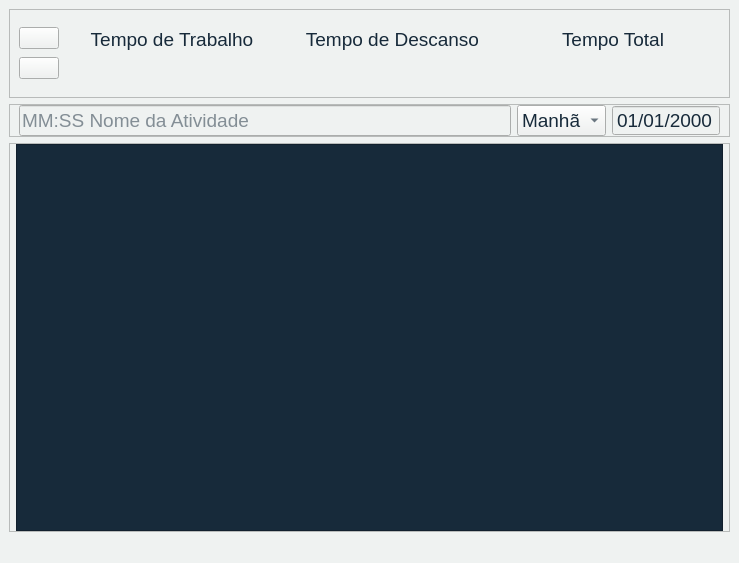
<?xml version="1.0" encoding="UTF-8"?>
<ui version="4.0">
 <class>MainWindow</class>
 <widget class="QMainWindow" name="MainWindow">
  <property name="geometry">
   <rect>
    <x>0</x>
    <y>0</y>
    <width>739</width>
    <height>563</height>
   </rect>
  </property>
  <property name="windowTitle">
   <string>MainWindow</string>
  </property>
  <property name="styleSheet">
   <string notr="true">background-color:#EFF2F1;
color:#172A3A;</string>
  </property>
  <widget class="QWidget" name="centralwidget">
   <property name="styleSheet">
    <string notr="true"/>
   </property>
   <layout class="QVBoxLayout" name="verticalLayout">
    <item>
     <widget class="QFrame" name="MetricasDeTempo">
      <property name="styleSheet">
       <string notr="true"/>
      </property>
      <property name="frameShape">
       <enum>QFrame::Shape::StyledPanel</enum>
      </property>
      <property name="frameShadow">
       <enum>QFrame::Shadow::Raised</enum>
      </property>
      <layout class="QHBoxLayout" name="horizontalLayout_2">
       <item>
        <widget class="QFrame" name="frame_3">
         <property name="sizePolicy">
          <sizepolicy hsizetype="Fixed" vsizetype="Preferred">
           <horstretch>0</horstretch>
           <verstretch>0</verstretch>
          </sizepolicy>
         </property>
         <property name="sizeIncrement">
          <size>
           <width>0</width>
           <height>0</height>
          </size>
         </property>
         <property name="baseSize">
          <size>
           <width>40</width>
           <height>40</height>
          </size>
         </property>
         <property name="frameShape">
          <enum>QFrame::Shape::NoFrame</enum>
         </property>
         <property name="frameShadow">
          <enum>QFrame::Shadow::Raised</enum>
         </property>
         <property name="lineWidth">
          <number>0</number>
         </property>
         <layout class="QVBoxLayout" name="verticalLayout_5">
          <property name="spacing">
           <number>0</number>
          </property>
          <property name="leftMargin">
           <number>0</number>
          </property>
          <property name="topMargin">
           <number>0</number>
          </property>
          <property name="rightMargin">
           <number>0</number>
          </property>
          <property name="bottomMargin">
           <number>0</number>
          </property>
          <item>
           <widget class="QPushButton" name="ModoBtn">
            <property name="sizePolicy">
             <sizepolicy hsizetype="Expanding" vsizetype="Fixed">
              <horstretch>0</horstretch>
              <verstretch>0</verstretch>
             </sizepolicy>
            </property>
            <property name="text">
             <string/>
            </property>
            <property name="iconSize">
             <size>
              <width>16</width>
              <height>16</height>
             </size>
            </property>
           </widget>
          </item>
          <item>
           <widget class="QPushButton" name="VisualizarBtn">
            <property name="sizePolicy">
             <sizepolicy hsizetype="Expanding" vsizetype="Fixed">
              <horstretch>10</horstretch>
              <verstretch>20</verstretch>
             </sizepolicy>
            </property>
            <property name="text">
             <string/>
            </property>
           </widget>
          </item>
         </layout>
        </widget>
       </item>
       <item>
        <widget class="QFrame" name="frame_4">
         <property name="frameShape">
          <enum>QFrame::Shape::NoFrame</enum>
         </property>
         <property name="frameShadow">
          <enum>QFrame::Shadow::Plain</enum>
         </property>
         <property name="lineWidth">
          <number>0</number>
         </property>
         <layout class="QVBoxLayout" name="verticalLayout_3">
          <item>
           <widget class="QLabel" name="label_3">
            <property name="font">
             <font>
              <pointsize>14</pointsize>
             </font>
            </property>
            <property name="frameShape">
             <enum>QFrame::Shape::NoFrame</enum>
            </property>
            <property name="frameShadow">
             <enum>QFrame::Shadow::Plain</enum>
            </property>
            <property name="lineWidth">
             <number>0</number>
            </property>
            <property name="text">
             <string>Tempo de Trabalho</string>
            </property>
            <property name="alignment">
             <set>Qt::AlignmentFlag::AlignCenter</set>
            </property>
           </widget>
          </item>
          <item>
           <widget class="QLabel" name="TempoTrabalhoLbl">
            <property name="font">
             <font>
              <pointsize>14</pointsize>
             </font>
            </property>
            <property name="frameShape">
             <enum>QFrame::Shape::NoFrame</enum>
            </property>
            <property name="frameShadow">
             <enum>QFrame::Shadow::Plain</enum>
            </property>
            <property name="lineWidth">
             <number>0</number>
            </property>
            <property name="text">
             <string/>
            </property>
            <property name="alignment">
             <set>Qt::AlignmentFlag::AlignCenter</set>
            </property>
           </widget>
          </item>
         </layout>
        </widget>
       </item>
       <item>
        <widget class="QFrame" name="frame_5">
         <property name="frameShape">
          <enum>QFrame::Shape::NoFrame</enum>
         </property>
         <property name="frameShadow">
          <enum>QFrame::Shadow::Plain</enum>
         </property>
         <property name="lineWidth">
          <number>0</number>
         </property>
         <layout class="QVBoxLayout" name="verticalLayout_4">
          <item>
           <widget class="QLabel" name="label_2">
            <property name="font">
             <font>
              <pointsize>14</pointsize>
             </font>
            </property>
            <property name="frameShape">
             <enum>QFrame::Shape::NoFrame</enum>
            </property>
            <property name="frameShadow">
             <enum>QFrame::Shadow::Plain</enum>
            </property>
            <property name="lineWidth">
             <number>0</number>
            </property>
            <property name="text">
             <string>Tempo de Descanso</string>
            </property>
            <property name="alignment">
             <set>Qt::AlignmentFlag::AlignCenter</set>
            </property>
           </widget>
          </item>
          <item>
           <widget class="QLabel" name="TempoDescansoLbl">
            <property name="font">
             <font>
              <pointsize>14</pointsize>
             </font>
            </property>
            <property name="frameShape">
             <enum>QFrame::Shape::NoFrame</enum>
            </property>
            <property name="frameShadow">
             <enum>QFrame::Shadow::Plain</enum>
            </property>
            <property name="lineWidth">
             <number>0</number>
            </property>
            <property name="text">
             <string/>
            </property>
            <property name="alignment">
             <set>Qt::AlignmentFlag::AlignCenter</set>
            </property>
           </widget>
          </item>
         </layout>
        </widget>
       </item>
       <item>
        <widget class="QFrame" name="frame_6">
         <property name="frameShape">
          <enum>QFrame::Shape::NoFrame</enum>
         </property>
         <property name="frameShadow">
          <enum>QFrame::Shadow::Raised</enum>
         </property>
         <property name="lineWidth">
          <number>0</number>
         </property>
         <layout class="QVBoxLayout" name="verticalLayout_6">
          <item>
           <widget class="QLabel" name="label">
            <property name="font">
             <font>
              <pointsize>14</pointsize>
             </font>
            </property>
            <property name="text">
             <string>Tempo Total</string>
            </property>
            <property name="alignment">
             <set>Qt::AlignmentFlag::AlignCenter</set>
            </property>
           </widget>
          </item>
          <item>
           <widget class="QLabel" name="TempoTotalLbl">
            <property name="font">
             <font>
              <pointsize>14</pointsize>
             </font>
            </property>
            <property name="text">
             <string/>
            </property>
            <property name="alignment">
             <set>Qt::AlignmentFlag::AlignCenter</set>
            </property>
           </widget>
          </item>
         </layout>
        </widget>
       </item>
      </layout>
     </widget>
    </item>
    <item>
     <widget class="QFrame" name="frame_2">
      <property name="sizePolicy">
       <sizepolicy hsizetype="Preferred" vsizetype="Fixed">
        <horstretch>0</horstretch>
        <verstretch>0</verstretch>
       </sizepolicy>
      </property>
      <property name="minimumSize">
       <size>
        <width>0</width>
        <height>0</height>
       </size>
      </property>
      <property name="baseSize">
       <size>
        <width>0</width>
        <height>20</height>
       </size>
      </property>
      <property name="frameShape">
       <enum>QFrame::Shape::StyledPanel</enum>
      </property>
      <property name="frameShadow">
       <enum>QFrame::Shadow::Raised</enum>
      </property>
      <layout class="QHBoxLayout" name="horizontalLayout">
       <property name="spacing">
        <number>6</number>
       </property>
       <property name="topMargin">
        <number>0</number>
       </property>
       <property name="bottomMargin">
        <number>0</number>
       </property>
       <item>
        <widget class="QLineEdit" name="NomeAtividadeLineEdit">
         <property name="font">
          <font>
           <pointsize>14</pointsize>
          </font>
         </property>
         <property name="placeholderText">
          <string>MM:SS Nome da Atividade</string>
         </property>
         <property name="clearButtonEnabled">
          <bool>false</bool>
         </property>
        </widget>
       </item>
       <item>
        <widget class="QComboBox" name="PeriodoCbx">
         <property name="font">
          <font>
           <pointsize>14</pointsize>
          </font>
         </property>
         <item>
          <property name="text">
           <string>Manhã</string>
          </property>
         </item>
         <item>
          <property name="text">
           <string>Tarde</string>
          </property>
         </item>
         <item>
          <property name="text">
           <string>Noite</string>
          </property>
         </item>
         <item>
          <property name="text">
           <string>Todos</string>
          </property>
         </item>
        </widget>
       </item>
       <item>
        <widget class="QDateEdit" name="dateEdit">
         <property name="font">
          <font>
           <pointsize>14</pointsize>
          </font>
         </property>
         <property name="buttonSymbols">
          <enum>QAbstractSpinBox::ButtonSymbols::NoButtons</enum>
         </property>
         <property name="currentSection">
          <enum>QDateTimeEdit::Section::DaySection</enum>
         </property>
         <property name="displayFormat">
          <string>dd/MM/yyyy</string>
         </property>
        </widget>
       </item>
      </layout>
     </widget>
    </item>
    <item>
     <widget class="QFrame" name="frame">
      <property name="sizePolicy">
       <sizepolicy hsizetype="Preferred" vsizetype="Expanding">
        <horstretch>0</horstretch>
        <verstretch>0</verstretch>
       </sizepolicy>
      </property>
      <property name="styleSheet">
       <string notr="true"/>
      </property>
      <property name="frameShape">
       <enum>QFrame::Shape::StyledPanel</enum>
      </property>
      <property name="frameShadow">
       <enum>QFrame::Shadow::Raised</enum>
      </property>
      <layout class="QVBoxLayout" name="verticalLayout_2">
       <property name="spacing">
        <number>0</number>
       </property>
       <property name="leftMargin">
        <number>6</number>
       </property>
       <property name="topMargin">
        <number>0</number>
       </property>
       <property name="rightMargin">
        <number>6</number>
       </property>
       <property name="bottomMargin">
        <number>0</number>
       </property>
       <item>
        <widget class="QListWidget" name="ListaListWidget">
         <property name="sizeIncrement">
          <size>
           <width>0</width>
           <height>0</height>
          </size>
         </property>
         <property name="font">
          <font>
           <pointsize>12</pointsize>
          </font>
         </property>
         <property name="styleSheet">
          <string notr="true">background-color:#172A3A;
color:#EFF2F1;</string>
         </property>
         <property name="viewMode">
          <enum>QListView::ViewMode::ListMode</enum>
         </property>
         <property name="modelColumn">
          <number>0</number>
         </property>
        </widget>
       </item>
      </layout>
     </widget>
    </item>
   </layout>
  </widget>
  <widget class="QStatusBar" name="statusbar"/>
 </widget>
 <resources/>
 <connections/>
</ui>
